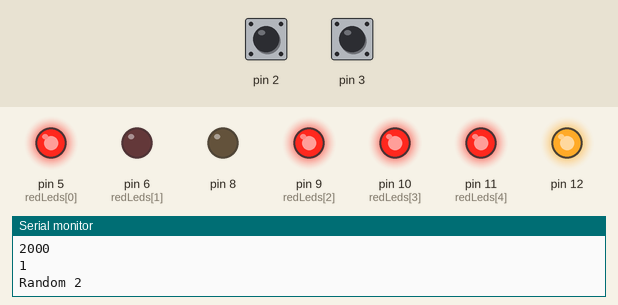
This sketch was run on a simulated Arduino Uno, built with avr-gcc and run on an emulated ATmega328P. Parts: output pins drawn as LEDs (lit = HIGH), the last lines printed to the serial monitor. The test bench sets the inputs (shaded band); at power-on: pin 2 HIGH, pin 3 HIGH. Random numbers use the default seed unless the sketch sets one; the audio player accepts every command and is not drawn.

Above: at 2.2 s.
2.3 s: pin 2 pulled LOW for 0.15 s
At 3.0 s:
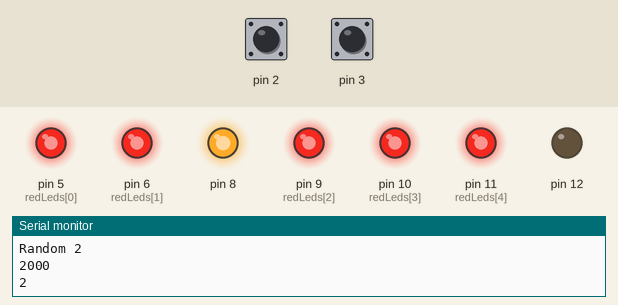
5.4 s: pin 2 pulled LOW for 1 s
At 6.5 s:
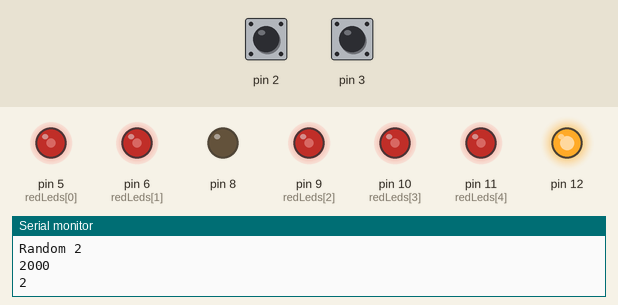
9.4 s: pin 2 pulled LOW for 0.15 s
At 10.6 s:
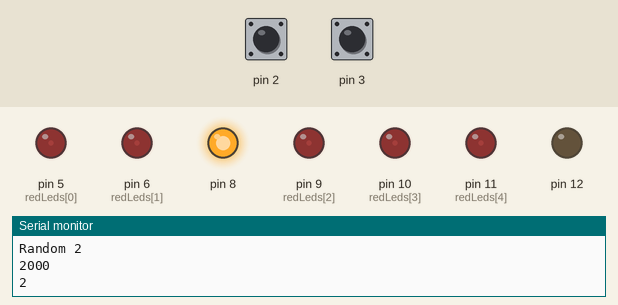
12.5 s: pin 2 pulled LOW for 3.2 s
At 18.3 s:
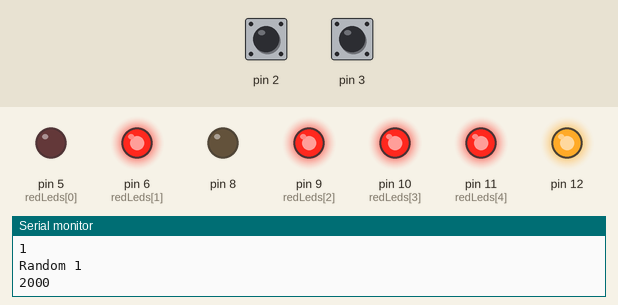
18.7 s: pin 2 pulled LOW for 0.15 s
At 19.1 s:
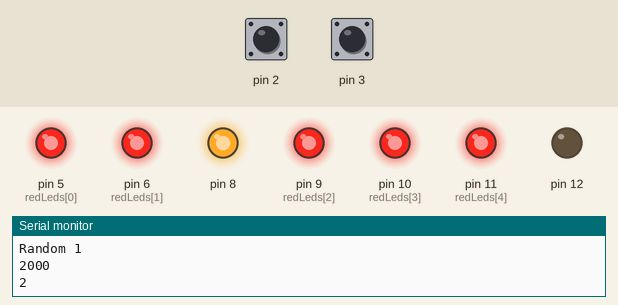
21.8 s: pin 2 pulled LOW for 1 s
At 26.9 s:
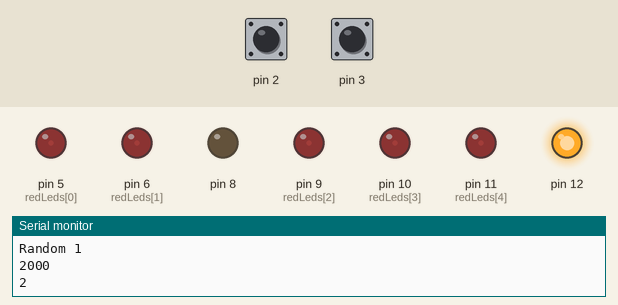
Timing chart, 0 to 37.6 s (numbered marks = the images above; inputs shaded):
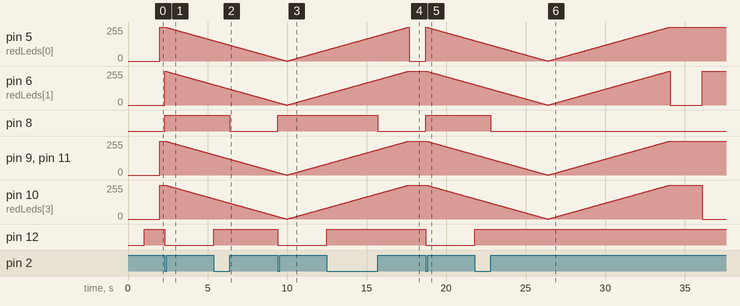

Measured:
- after the input at 2.3 s, pin 8: LOW → HIGH at once; pin 9 (redLeds[2]), pin 10 (redLeds[3]), pin 11 (redLeds[4]): moves from 255/255 to 152/255 over 3.1 s, starting at once; pin 12: HIGH → LOW at once
- after the input at 5.4 s, pin 8: HIGH → LOW after 1.0 s; pin 12: LOW → HIGH at once
- after the input at 9.4 s, pin 8: LOW → HIGH at once; pin 12: HIGH → LOW at once
- after the input at 12.5 s, pin 8: HIGH → LOW after 3.2 s; pin 12: LOW → HIGH at once
- after the input at 18.7 s, pin 8: LOW → HIGH at once; pin 9 (redLeds[2]), pin 11 (redLeds[4]): moves from 255/255 to 153/255 over 3.0 s, starting at once; pin 12: HIGH → LOW at once
- after the input at 21.8 s, pin 8: HIGH → LOW after 1.0 s; pin 12: LOW → HIGH at once

The sketch:

ChristmasLeds.ino
```cpp
#include <DFRobotDFPlayerMini.h>
#include <SoftwareSerial.h>
SoftwareSerial mySerial(0,1);
DFRobotDFPlayerMini myDFPlayer;
int redLeds[] = {5, 6, 9, 10, 11};
int interval=2000;
int interval2=30;
volatile int counter = 0;
volatile int counter2 = 0;
volatile int changeValue = 1;
int ledCounter=1;
unsigned long previousDelay = 0;
long randomNumber;
bool checkOnce = false;
bool allowPlay = false;
unsigned long currentDelay;
unsigned long lastDebouncetime = 0;
const unsigned long debounceDelay = 250;
unsigned long timeNow= 0;
unsigned long timeNow2 = 0;

void setup() {
Serial.begin(9600);
  mySerial.begin(9600);

  if (!myDFPlayer.begin(mySerial)) {
    Serial.println(F("Unable to play the mp3 song."));
    Serial.println(F("1.Please recheck the connection!"));
    Serial.println(F("2.Please insert the SD card!"));
    while(true);
  }
  myDFPlayer.volume(25);

  randomSeed(analogRead(0));
  delay(500);
  pinMode(5, OUTPUT);
  pinMode(6, OUTPUT);
  pinMode(8, OUTPUT);
  pinMode(9, OUTPUT);
  pinMode(10, OUTPUT);
  pinMode(11, OUTPUT);
  pinMode(12, OUTPUT);
  pinMode(2, INPUT_PULLUP);
  pinMode(3, INPUT_PULLUP);
  attachInterrupt(digitalPinToInterrupt(2), choiceValue, CHANGE);
  attachInterrupt(digitalPinToInterrupt(3), playMusic, CHANGE);
  digitalWrite(8, LOW);
  digitalWrite(12, HIGH);
}

void delayTime()
{
   timeNow = millis();
   while(millis() - timeNow < interval2){}
}

void loop()
{
  currentDelay = millis();
  if (allowPlay == true)
  {
     myDFPlayer.play(1);
     allowPlay = false;
  }
  if (checkOnce == true)
  {
    checkOnce = false;
    pinMode(5, OUTPUT);
    pinMode(6, OUTPUT);
    pinMode(9, OUTPUT);
    pinMode(10, OUTPUT);
    pinMode(11, OUTPUT);
    Serial.println("TRUE");
  }
  switch(changeValue)
  {
    case 1:
      if (currentDelay - previousDelay >= interval)
      {
        previousDelay = currentDelay;
        randomNumber = random(6);
      }
      switch(randomNumber)
      {
        case 1:
          digitalWrite(redLeds[0], LOW);
          digitalWrite(redLeds[1], HIGH);
          digitalWrite(redLeds[2], HIGH);
          digitalWrite(redLeds[3], HIGH);
          digitalWrite(redLeds[4], HIGH);
          Serial.println("Random 1");
          break;
        case 2:
          digitalWrite(redLeds[0], HIGH);
          digitalWrite(redLeds[1], LOW);
          digitalWrite(redLeds[2], HIGH);
          digitalWrite(redLeds[3], HIGH);
          digitalWrite(redLeds[4], HIGH);
          Serial.println("Random 2");
          break;
        case 3:
          digitalWrite(redLeds[0], HIGH);
          digitalWrite(redLeds[1], HIGH);
          digitalWrite(redLeds[2], LOW);
          digitalWrite(redLeds[3], HIGH);
          digitalWrite(redLeds[4], HIGH);
          Serial.println("Random 3");
          break;
        case 4:
          digitalWrite(redLeds[0], HIGH);
          digitalWrite(redLeds[1], HIGH);
          digitalWrite(redLeds[2], HIGH);
          digitalWrite(redLeds[3], LOW);
          digitalWrite(redLeds[4], HIGH);
          Serial.println("Random 4");
          break;
        case 5:
          digitalWrite(redLeds[0], HIGH);
          digitalWrite(redLeds[1], HIGH);
          digitalWrite(redLeds[2], HIGH);
          digitalWrite(redLeds[3], HIGH);
          digitalWrite(redLeds[4], LOW);
          Serial.println("Random 5");
          break;
      }
      break;
    case 2:
      for (int ledFade = 255; ledFade >= 0; ledFade--)
      {
        analogWrite(redLeds[0], ledFade);
        analogWrite(redLeds[1], ledFade);
        analogWrite(redLeds[2], ledFade);
        analogWrite(redLeds[3], ledFade);
        analogWrite(redLeds[4], ledFade);
        delayTime();
      }
      if (currentDelay - previousDelay >= interval)
      {
        previousDelay = currentDelay;
        for (int ledFade = 0; ledFade <= 255; ledFade++)
        {
          analogWrite(redLeds[0], ledFade);
          analogWrite(redLeds[1], ledFade);
          analogWrite(redLeds[2], ledFade);
          analogWrite(redLeds[3], ledFade);
          analogWrite(redLeds[4], ledFade);
          delayTime();
        }
      }
      break;

    case 3:
      switch(ledCounter)
      {
        case 1:
          digitalWrite(redLeds[0], LOW);
          digitalWrite(redLeds[1], LOW);
          digitalWrite(redLeds[2], LOW);
          digitalWrite(redLeds[3], LOW);
          digitalWrite(redLeds[4], LOW);
          break;
        case 2:
          digitalWrite(redLeds[0], HIGH);
          break;
        case 3:
          digitalWrite(redLeds[1], HIGH);
          break;
        case 4:
          digitalWrite(redLeds[2], HIGH);
          break;
        case 5:
          digitalWrite(redLeds[3], HIGH);
          break;
        case 6:
          digitalWrite(redLeds[4], HIGH);
          break;
        case 7:
          ledCounter=0;
          break;
      }

      if (currentDelay - previousDelay >= interval)
      {
        previousDelay = currentDelay;
        ledCounter++;
      }
      break;
  }
  Serial.println(interval);
  Serial.println(changeValue);
}

void choiceValue()
{
  if (millis() - lastDebouncetime > debounceDelay)
  {
    lastDebouncetime = millis();
    previousDelay = 0;
    counter++;
    switch(counter)
    {
      case 1:
        changeValue=2;
        digitalWrite(8, HIGH);
        digitalWrite(12, LOW);
        break;

      case 2:
        changeValue=3;
        digitalWrite(8, HIGH);
        digitalWrite(12, HIGH);
        checkOnce = true;
        break;

      case 3:
        changeValue=1;
        digitalWrite(8, LOW);
        digitalWrite(12, HIGH);
        counter=0;
        break;
    }
  }
}
void playMusic()
{
  if (millis() - lastDebouncetime > debounceDelay)
  {
     lastDebouncetime = millis();
     allowPlay = true;
  }
}
```
